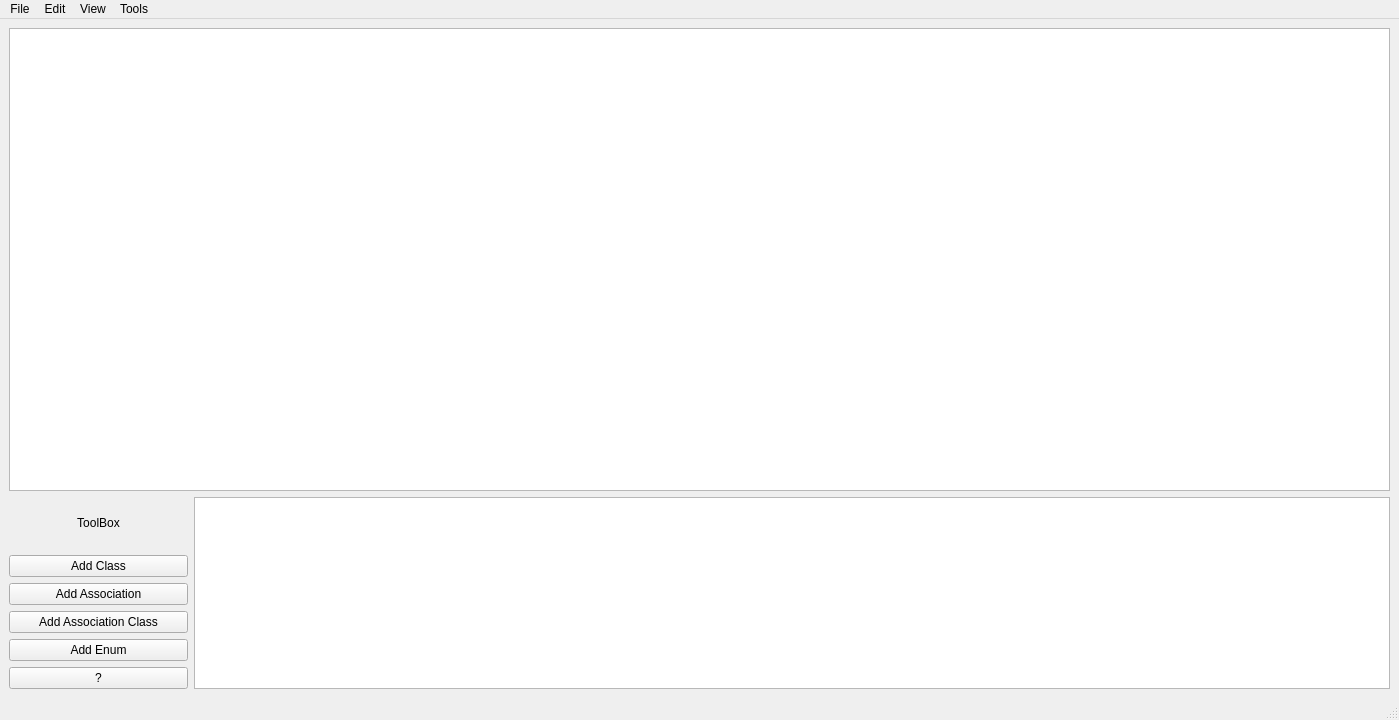
<?xml version="1.0" encoding="UTF-8"?>
<ui version="4.0">
 <class>MainWindow</class>
 <widget class="QMainWindow" name="MainWindow">
  <property name="windowModality">
   <enum>Qt::WindowModality::WindowModal</enum>
  </property>
  <property name="geometry">
   <rect>
    <x>0</x>
    <y>0</y>
    <width>1399</width>
    <height>720</height>
   </rect>
  </property>
  <property name="minimumSize">
   <size>
    <width>800</width>
    <height>600</height>
   </size>
  </property>
  <property name="windowTitle">
   <string>ModelForge</string>
  </property>
  <property name="locale">
   <locale language="English" country="UnitedKingdom"/>
  </property>
  <widget class="QWidget" name="centralwidget">
   <property name="sizePolicy">
    <sizepolicy hsizetype="Preferred" vsizetype="Preferred">
     <horstretch>0</horstretch>
     <verstretch>0</verstretch>
    </sizepolicy>
   </property>
   <property name="minimumSize">
    <size>
     <width>600</width>
     <height>480</height>
    </size>
   </property>
   <layout class="QGridLayout" name="gridLayout">
    <property name="sizeConstraint">
     <enum>QLayout::SizeConstraint::SetMinimumSize</enum>
    </property>
    <item row="0" column="0">
     <layout class="QHBoxLayout" name="horizontalLayout_3" stretch="10">
      <item>
       <layout class="QVBoxLayout" name="rightVerticalLayout" stretch="10,0">
        <item>
         <widget class="ModelGraphicsView" name="modelGraphicsView">
          <property name="autoFillBackground">
           <bool>false</bool>
          </property>
          <property name="backgroundBrush">
           <brush brushstyle="NoBrush">
            <color alpha="50">
             <red>41</red>
             <green>44</green>
             <blue>52</blue>
            </color>
           </brush>
          </property>
         </widget>
        </item>
        <item>
         <layout class="QHBoxLayout" name="horizontalLayout" stretch="3,20">
          <item>
           <layout class="QVBoxLayout" name="verticalLayout">
            <item>
             <widget class="QLabel" name="label">
              <property name="text">
               <string>ToolBox</string>
              </property>
              <property name="alignment">
               <set>Qt::AlignmentFlag::AlignCenter</set>
              </property>
             </widget>
            </item>
            <item>
             <widget class="QPushButton" name="addClassButton">
              <property name="text">
               <string>Add Class</string>
              </property>
             </widget>
            </item>
            <item>
             <widget class="QPushButton" name="addAssociationButton">
              <property name="text">
               <string>Add Association</string>
              </property>
             </widget>
            </item>
            <item>
             <widget class="QPushButton" name="addAssociationClassButton">
              <property name="text">
               <string>Add Association Class</string>
              </property>
             </widget>
            </item>
            <item>
             <widget class="QPushButton" name="addEnumButton">
              <property name="text">
               <string>Add Enum</string>
              </property>
             </widget>
            </item>
            <item>
             <widget class="QPushButton" name="pushButton_5">
              <property name="text">
               <string>?</string>
              </property>
             </widget>
            </item>
           </layout>
          </item>
          <item>
           <widget class="QTextEdit" name="consoleTextEdit"/>
          </item>
         </layout>
        </item>
       </layout>
      </item>
     </layout>
    </item>
   </layout>
  </widget>
  <widget class="QMenuBar" name="menubar">
   <property name="geometry">
    <rect>
     <x>0</x>
     <y>0</y>
     <width>1399</width>
     <height>25</height>
    </rect>
   </property>
   <widget class="QMenu" name="menuFile">
    <property name="title">
     <string>File</string>
    </property>
    <addaction name="actionOpen_Model"/>
    <addaction name="actionClose_Model"/>
    <addaction name="actionSave"/>
    <addaction name="actionExport_as"/>
   </widget>
   <widget class="QMenu" name="menuEdit">
    <property name="title">
     <string>Edit</string>
    </property>
    <addaction name="actionCopy"/>
    <addaction name="actionCut"/>
    <addaction name="actionPaste"/>
    <addaction name="separator"/>
   </widget>
   <widget class="QMenu" name="menuView">
    <property name="title">
     <string>View</string>
    </property>
    <addaction name="actionSet_Brush"/>
    <addaction name="actionSwitch_mode"/>
   </widget>
   <widget class="QMenu" name="menuTools">
    <property name="title">
     <string>Tools</string>
    </property>
   </widget>
   <addaction name="menuFile"/>
   <addaction name="menuEdit"/>
   <addaction name="menuView"/>
   <addaction name="menuTools"/>
  </widget>
  <widget class="QStatusBar" name="statusbar"/>
  <action name="actionOpen_Model">
   <property name="icon">
    <iconset theme="QIcon::ThemeIcon::FolderOpen"/>
   </property>
   <property name="text">
    <string>Open Model</string>
   </property>
  </action>
  <action name="actionClose_Model">
   <property name="icon">
    <iconset theme="QIcon::ThemeIcon::EditClear"/>
   </property>
   <property name="text">
    <string>Close Model</string>
   </property>
  </action>
  <action name="actionCopy">
   <property name="icon">
    <iconset theme="QIcon::ThemeIcon::EditCopy"/>
   </property>
   <property name="text">
    <string>Copy</string>
   </property>
   <property name="shortcut">
    <string>Ctrl+C</string>
   </property>
  </action>
  <action name="actionCut">
   <property name="icon">
    <iconset theme="QIcon::ThemeIcon::EditCut"/>
   </property>
   <property name="text">
    <string>Cut</string>
   </property>
   <property name="shortcut">
    <string>Ctrl+X</string>
   </property>
  </action>
  <action name="actionPaste">
   <property name="icon">
    <iconset theme="QIcon::ThemeIcon::EditPaste"/>
   </property>
   <property name="text">
    <string>Paste</string>
   </property>
   <property name="shortcut">
    <string>Ctrl+V</string>
   </property>
  </action>
  <action name="actionSet_Brush">
   <property name="icon">
    <iconset theme="QIcon::ThemeIcon::MailMessageNew"/>
   </property>
   <property name="text">
    <string>Set Brush</string>
   </property>
  </action>
  <action name="actionSwitch_mode">
   <property name="icon">
    <iconset theme="QIcon::ThemeIcon::WeatherClear"/>
   </property>
   <property name="text">
    <string>Toogle Theme</string>
   </property>
  </action>
  <action name="actionSave">
   <property name="icon">
    <iconset theme="QIcon::ThemeIcon::DocumentSave"/>
   </property>
   <property name="text">
    <string>Save Model</string>
   </property>
  </action>
  <action name="actionExport_as">
   <property name="icon">
    <iconset theme="QIcon::ThemeIcon::DocumentPrint"/>
   </property>
   <property name="text">
    <string>Export to Java</string>
   </property>
  </action>
 </widget>
 <customwidgets>
  <customwidget>
   <class>ModelGraphicsView</class>
   <extends>QGraphicsView</extends>
   <header>ui/components/ModelGraphicsView.h</header>
  </customwidget>
 </customwidgets>
 <resources/>
 <connections/>
</ui>
